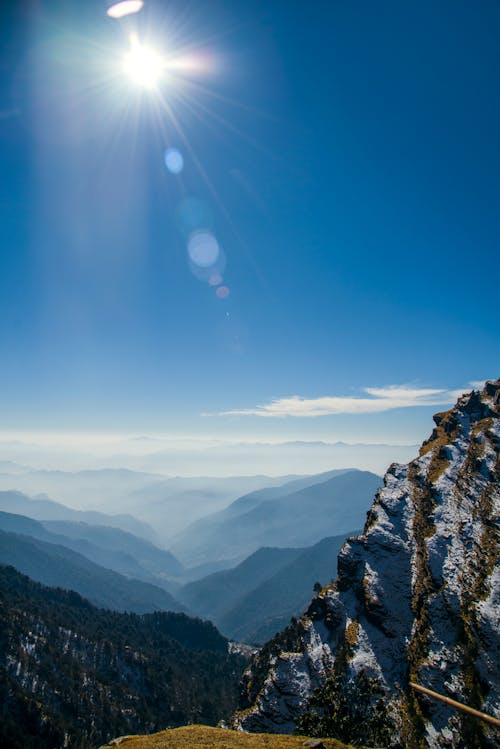
#> input picture image_comp/image.png, 500 x 749 px
$ python compress_image.py
#> lines starting #> are read from the running program, lines starting #| are printed output that depends on the picture
"""Quantize RGB channels + optional JPEG encoding, with metadata stripping.

Layer 1 (your idea):
- Remove the 'ones' digit per RGB channel to save bits, e.g. 255 -> 250, 25 -> 20.

Layer 2 (JPEG method):
- After quantization, optionally encode as JPEG (quality/subsampling/progressive).

Metadata:
- By default, strips EXIF/XMP/ICC and other metadata (shutter speed, ISO, timestamps, etc.).

Typical usage (from repo root):
    python image_comp/compress_image.py

Default:
- Reads:  image_comp/image.png
- Writes: image_comp/image_compressed.jpg

Dependency:
    pip install pillow
"""

from __future__ import annotations

import argparse
from pathlib import Path

from PIL import Image, ImageFilter


SCRIPT_DIR = Path(__file__).resolve().parent


def quantize_channel_value(v: int, step: int) -> int:
    # Round down to nearest multiple of `step`.
    # For step=10: 0..9 -> 0, 10..19 -> 10, ..., 255 -> 250
    return v - (v % step)


def strip_metadata(img: Image.Image) -> Image.Image:
    """Return a new image with the same pixels but without metadata.

    Pillow stores metadata in fields like img.info and format-specific chunks.
    Rebuilding from raw pixels drops EXIF/XMP/ICC and textual chunks.
    """
    # Ensure we materialize pixels and detach from original file/decoder state.
    rebuilt = Image.frombytes(img.mode, img.size, img.tobytes())
    return rebuilt


def _parse_rgb_background(value: str) -> tuple[int, int, int]:
    v = value.strip().lower()
    if v in {"white", "w"}:
        return (255, 255, 255)
    if v in {"black", "b"}:
        return (0, 0, 0)
    if v.startswith("#"):
        v = v[1:]
    if len(v) != 6 or any(c not in "0123456789abcdef" for c in v):
        raise ValueError("alpha background must be 'white', 'black', or a hex color like #ffffff")
    return (int(v[0:2], 16), int(v[2:4], 16), int(v[4:6], 16))


def _jpeg_subsampling_to_pillow(value: str) -> int:
    # Pillow uses: 0=4:4:4, 1=4:2:2, 2=4:2:0
    v = value.strip().lower().replace(":", "")
    if v in {"444", "44"}:
        return 0
    if v in {"422", "42"}:
        return 1
    if v in {"420", "40"}:
        return 2
    raise ValueError("jpeg-subsampling must be one of: 444, 422, 420")


def compress_image(
    input_path: Path,
    output_path: Path,
    step: int = 10,
    *,
    max_side: int | None = 1000,
    blur_radius: float = 0.6,
    strip_meta: bool = True,
    jpeg_quality: int = 75,
    jpeg_subsampling: str = "420",
    jpeg_progressive: bool = False,
    alpha_background: str = "white",
) -> None:
#> called with step = 10, max_side = 1000, blur_radius = 0.6, strip_meta = True, jpeg_quality = 45, jpeg_subsampling = '420', jpeg_progressive = False, alpha_background = 'white'
    if step <= 0 or step > 255:
        raise ValueError("step must be in the range 1..255")

    if jpeg_quality < 1 or jpeg_quality > 95:
        raise ValueError("jpeg_quality must be in the range 1..95")

    if max_side is not None and max_side <= 0:
        raise ValueError("max_side must be a positive integer")

    if blur_radius < 0:
        raise ValueError("blur_radius must be >= 0")

    with Image.open(input_path) as img:
        # Preserve alpha if present.
#> img is the input picture: PIL image 500x749 RGB; mean R, G, B 68.5, 112.1, 142
        if img.mode in {"RGBA", "LA"}:
            rgba = img.convert("RGBA")
            r, g, b, a = rgba.split()
            r = r.point(lambda v: quantize_channel_value(int(v), step))
            g = g.point(lambda v: quantize_channel_value(int(v), step))
            b = b.point(lambda v: quantize_channel_value(int(v), step))
            out = Image.merge("RGBA", (r, g, b, a))
        else:
            rgb = img.convert("RGB")
            r, g, b = rgb.split()
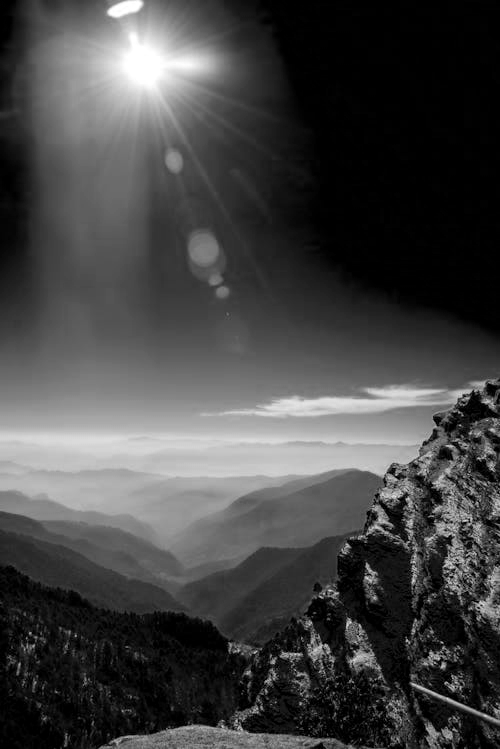
#> r: PIL image 500x749 L; min 0, max 255, mean 68.5
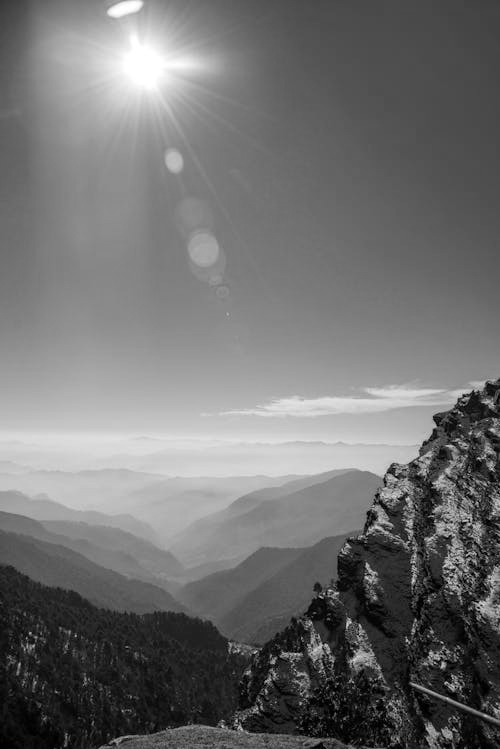
#> g: PIL image 500x749 L; min 0, max 255, mean 112.1
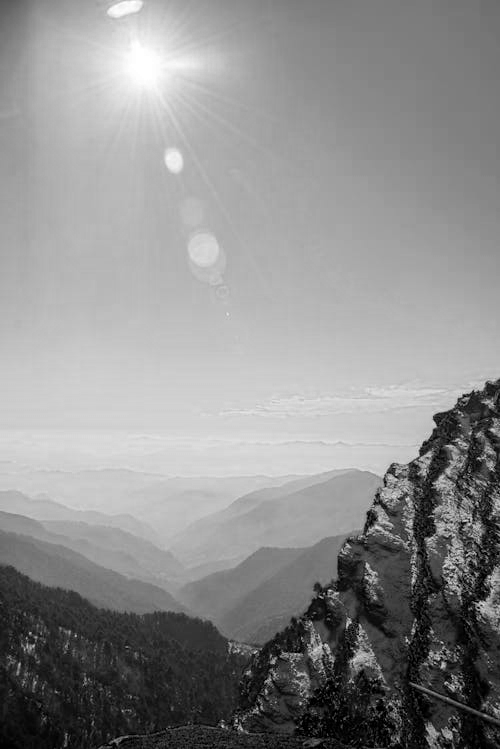
#> b: PIL image 500x749 L; min 0, max 255, mean 142
            r = r.point(lambda v: quantize_channel_value(int(v), step))
            g = g.point(lambda v: quantize_channel_value(int(v), step))
            b = b.point(lambda v: quantize_channel_value(int(v), step))
            out = Image.merge("RGB", (r, g, b))

        # Optional lossy pre-processing steps.
        # 1) Downscale (often the biggest size reduction).
        if max_side is not None:
            w, h = out.size
#> w = 500; h = 749
            if w > max_side or h > max_side:
                scale = max_side / float(max(w, h))
                new_size = (max(1, int(round(w * scale))), max(1, int(round(h * scale))))
                out = out.resize(new_size, resample=Image.Resampling.LANCZOS)

        # 2) Slight blur reduces high-frequency detail that costs bits in JPEG.
        if blur_radius > 0:
            out = out.filter(ImageFilter.GaussianBlur(radius=blur_radius))

        if strip_meta:
            out = strip_metadata(out)

        output_path.parent.mkdir(parents=True, exist_ok=True)

        suffix = output_path.suffix.lower()
        if suffix in {".jpg", ".jpeg"}:
            # JPEG does not support alpha; composite RGBA over a solid background.
            if out.mode == "RGBA":
                bg = _parse_rgb_background(alpha_background)
                background = Image.new("RGB", out.size, bg)
                background.paste(out, mask=out.split()[3])
                out_to_save = background
            else:
                out_to_save = out.convert("RGB")

            out_to_save.save(
                output_path,
                format="JPEG",
                quality=jpeg_quality,
                optimize=True,
                progressive=jpeg_progressive,
                subsampling=_jpeg_subsampling_to_pillow(jpeg_subsampling),
                # Do not carry over metadata.
                exif=b"",
            )
        else:
            # PNG typically benefits from reduced color variety.
            # optimize=True asks Pillow to spend more CPU to reduce file size.
            out.save(output_path, format="PNG", optimize=True)


def _parse_args() -> argparse.Namespace:
    parser = argparse.ArgumentParser(
        description=(
            "Default (no args) runs a full combo: quantize + no-metadata + lossy resize/blur + JPEG. "
            "Use flags to override."
        )
    )
    parser.add_argument(
        "--input",
        type=Path,
        default=SCRIPT_DIR / "image.png",
        help="Input image path (default: image_comp/image.png)",
    )
    parser.add_argument(
        "--combo",
        action="store_true",
        help=(
            "Apply the full combo pipeline with aggressive defaults: quantize + no-metadata + "
            "lossy resize/blur + JPEG (use this if your output is getting bigger)"
        ),
    )
    parser.add_argument(
        "--output",
        type=Path,
        default=SCRIPT_DIR / "image_combo.jpg",
        help=(
            "Output image path. Use .jpg/.jpeg for JPEG compression, or .png for PNG "
            "(default: image_comp/image_combo.jpg)"
        ),
    )
    parser.add_argument(
        "--step",
        type=int,
        default=10,
        help="Quantization step. Use 10 to remove ones digit (default: 10)",
    )
    parser.add_argument(
        "--max-side",
        type=int,
        default=1000,
        help=(
            "Optional lossy resize: limit the longest side (width or height) to this many pixels "
            "(keeps aspect ratio). Example: --max-side 800"
        ),
    )
    parser.add_argument(
        "--blur-radius",
        type=float,
        default=0.6,
        help=(
            "Optional lossy Gaussian blur radius (pixels). Example: 0.3, 0.6, 1.0. "
            "Use small values to avoid obvious blur (default: 0.6)"
        ),
    )
    parser.add_argument(
        "--strip-metadata",
        action=argparse.BooleanOptionalAction,
        default=True,
        help="Strip EXIF/XMP/ICC and other metadata (default: enabled)",
    )
    parser.add_argument(
        "--jpeg-quality",
        type=int,
        default=45,
        help="JPEG quality (1-95). Only used when output is .jpg/.jpeg (default: 45)",
    )
    parser.add_argument(
        "--jpeg-subsampling",
        type=str,
        default="420",
        choices=["444", "422", "420"],
        help="JPEG chroma subsampling: 444, 422, 420 (default: 420)",
    )
    parser.add_argument(
        "--jpeg-progressive",
        action=argparse.BooleanOptionalAction,
        default=False,
        help="Enable/disable progressive JPEG. Only for .jpg/.jpeg (default: disabled)",
    )
    parser.add_argument(
        "--alpha-background",
        type=str,
        default="white",
        help=(
            "When input has transparency and output is JPEG, composite over this background: "
            "'white', 'black', or a hex color like #ffffff (default: white)"
        ),
    )
    return parser.parse_args()


def main() -> None:
    args = _parse_args()
    # Normalize paths for consistent behavior regardless of current working directory.
    args.input = Path(args.input)
    args.output = Path(args.output)

    if not args.input.exists():
        raise SystemExit(f"Input not found: {args.input}")

    # Combo mode: force a practical, smaller-output set of defaults.
    # (Defaults are already set to the combo pipeline; this keeps the flag meaningful.)
    if args.combo:
        if args.output.suffix.lower() not in {".jpg", ".jpeg"}:
            args.output = args.output.with_suffix(".jpg")

        # Aggressive defaults aimed at file size.
        args.strip_metadata = True
        args.step = 10
        args.max_side = 1000
        args.blur_radius = 0.6
        args.jpeg_quality = 45
        args.jpeg_subsampling = "420"
        args.jpeg_progressive = False

    compress_image(
        args.input,
        args.output,
        step=args.step,
        max_side=args.max_side,
        blur_radius=args.blur_radius,
        strip_meta=args.strip_metadata,
        jpeg_quality=args.jpeg_quality,
        jpeg_subsampling=args.jpeg_subsampling,
        jpeg_progressive=args.jpeg_progressive,
        alpha_background=args.alpha_background,
    )
    print(f"Wrote: {args.output}")


if __name__ == "__main__":
    main()
